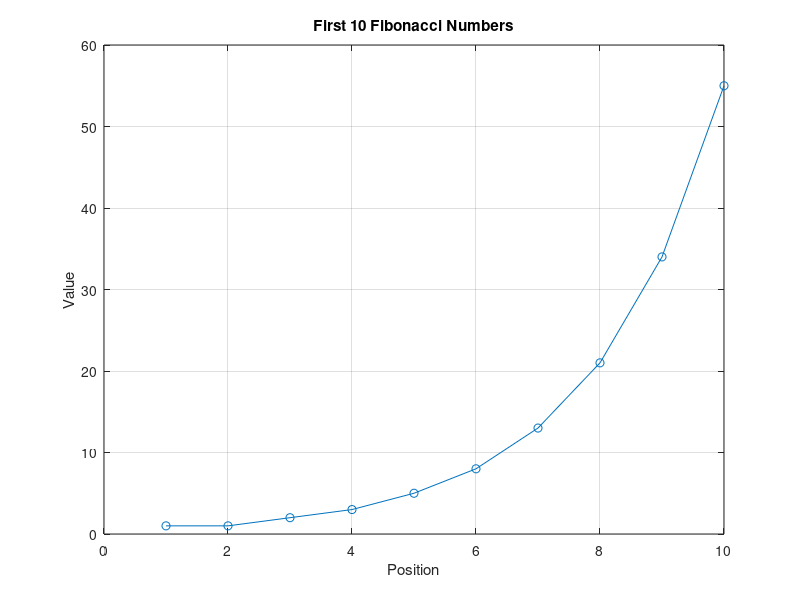

Recreate this plot in MATLAB.
% Generate first 10 Fibonacci numbers
fib = zeros(1,10);
fib(1) = 1;
fib(2) = 1;
for i = 3:10
    fib(i) = fib(i-1) + fib(i-2);
end

disp('Fibonacci numbers:');
disp(fib);

% Create x-axis values (position indices)
x = 1:10;

% Create the plot
figure;
plot(x, fib, '-o');
grid on;
title('First 10 Fibonacci Numbers');
xlabel('Position');
ylabel('Value');